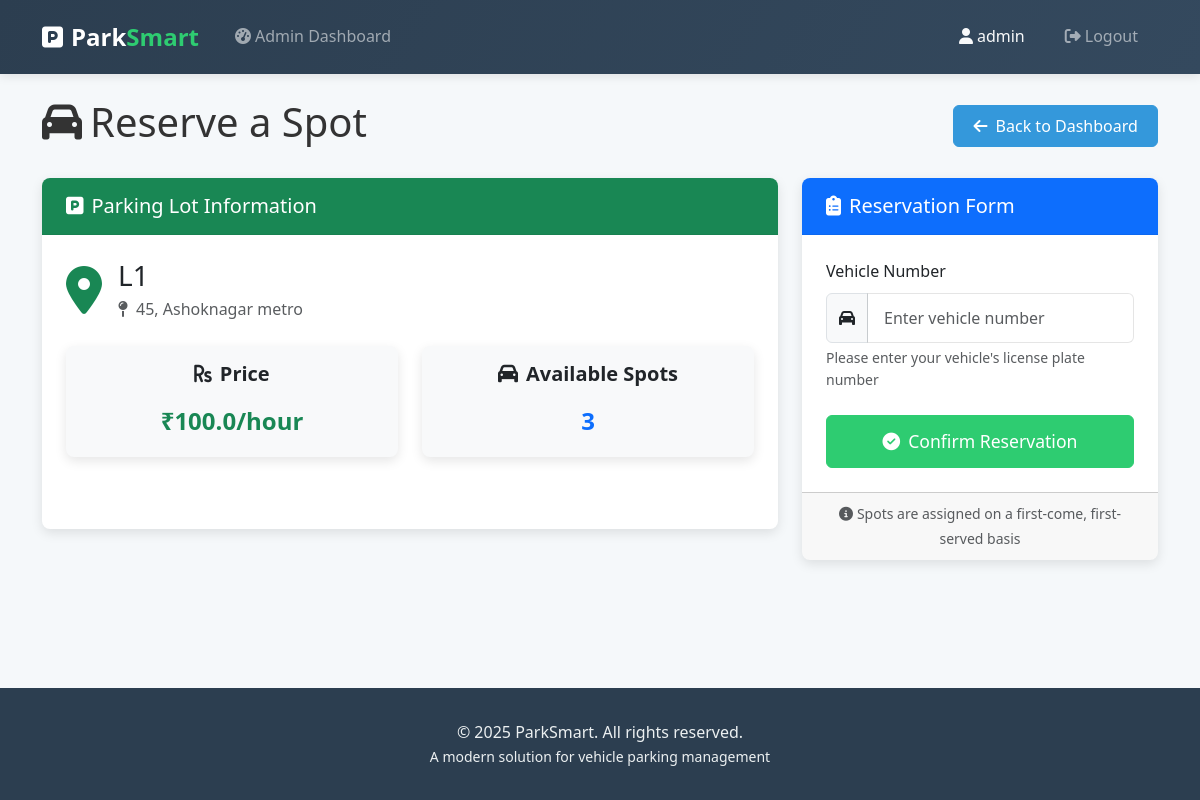
The page /reserve/1 (signed in) on the database its author committed.
### app.py (models this page shows, shortened)
class User(db.Model, UserMixin):
    id = db.Column(db.Integer, primary_key=True)
    username = db.Column(db.String(50), unique=True, nullable=False)
    email = db.Column(db.String(100), unique=True, nullable=False)
    password_hash = db.Column(db.String(128), nullable=False)
    role = db.Column(db.String(20), nullable=False, default="user")
    bookings = db.relationship('Booking', backref='user', lazy=True)
    def is_admin(self):
        return self.role == 'admin'

class Parking_lot(db.Model):
    id = db.Column(db.Integer, primary_key=True)
    name = db.Column(db.String(100), nullable=False, unique=True)
    address = db.Column(db.String(200), nullable=False, unique=True)
    pincode = db.Column(db.String(10), nullable=False)
    price_per_hour = db.Column(db.Float, nullable=False, default=60.0)  # Default to Rs. 60 per hour
    max_no_spots = db.Column(db.Integer, nullable=False)
    created_at = db.Column(db.DateTime, default=lambda: datetime.now(pytz.timezone('Asia/Kolkata')))
    spots = db.relationship('Parking_spot', backref='lot', lazy=True, cascade="all, delete-orphan")

### app.py (the view, shortened to what this page needs)
@app.route('/reserve/<int:lot_id>', methods=['GET', 'POST'])
@login_required
def reserve_spot(lot_id):
    if Booking.query.filter_by(user_id=current_user.id, out_time=None).first():
        flash('You already have an active booking.', 'warning')
        return redirect(url_for('user_dashboard'))
    lot = Parking_lot.query.get_or_404(lot_id)
    lot.available_spots = Parking_spot.query.filter_by(parking_lot_id=lot.id, status='A').count()
    return render_template('user/reserve.html', lot=lot)

### app.py (called while the page is built)
@login_manager.user_loader
def load_user(user_id):
    return db.session.get(User, int(user_id))

### templates/user/reserve.html (shortened to what this page needs)
{% extends "base.html" %}
{% block content %}
<div class="d-flex justify-content-between align-items-center mb-4">
    <h1><i class="fas fa-car me-2"></i>Reserve a Spot</h1>
    <a href="{{ url_for('user_dashboard') }}" class="btn btn-primary"><i class="fas fa-arrow-left me-2"></i>Back to Dashboard</a>
</div>
<div class="row">
    <div class="col-lg-8">
        <div class="card mb-4">
            <div class="card-header bg-success text-white">
                <h5 class="mb-0"><i class="fas fa-parking me-2"></i>Parking Lot Information</h5>
            </div>
            <div class="card-body">
                <div class="d-flex align-items-center mb-4">
                    <div class="lot-icon me-3">
                        <i class="fas fa-map-marker-alt fa-3x text-success"></i>
                    </div>
                    <div>
                        <h3 class="mb-1">{{ lot.name }}</h3>
                        <p class="text-muted mb-0"><i class="fas fa-map-pin me-2"></i>{{ lot.address }}</p>
                    </div>
                </div>
                <div class="row mb-4">
                    <div class="col-md-6">
                        <div class="card bg-light">
                            <div class="card-body text-center py-3">
                                <h5 class="card-title"><i class="fas fa-rupee-sign me-2"></i>Price</h5>
                                <p class="fs-4 fw-bold text-success mb-0">₹{{ lot.price_per_hour }}/hour</p>
                            </div>
                        </div>
                    </div>
                    <div class="col-md-6">
                        <div class="card bg-light">
                            <div class="card-body text-center py-3">
                                <h5 class="card-title"><i class="fas fa-car me-2"></i>Available Spots</h5>
                                <p class="fs-4 fw-bold text-primary mb-0">{{ lot.available_spots }}</p>
                            </div>
                        </div>
                    </div>
                </div>
            </div>
        </div>
    </div>
    <div class="col-lg-4">
        <div class="card">
            <div class="card-header bg-primary text-white">
                <h5 class="mb-0"><i class="fas fa-clipboard-list me-2"></i>Reservation Form</h5>
            </div>
            <div class="card-body">
                <form method="POST">
                    <div class="mb-4">
                        <label for="vehicle_number" class="form-label">Vehicle Number</label>
                        <div class="input-group">
                            <span class="input-group-text"><i class="fas fa-car"></i></span>
                            <input type="text" class="form-control" id="vehicle_number" name="vehicle_number" placeholder="Enter vehicle number" required>
                        </div>
                        <div class="form-text">Please enter your vehicle's license plate number</div>
                    </div>
                    <div class="d-grid gap-2">
                        <button type="submit" class="btn btn-success btn-lg"><i class="fas fa-check-circle me-2"></i>Confirm Reservation</button>
                    </div>
                </form>
            </div>
            <div class="card-footer text-center">
                <small class="text-muted"><i class="fas fa-info-circle me-1"></i>Spots are assigned on a first-come, first-served basis</small>
            </div>
        </div>
    </div>
</div>
{% endblock %}

### templates/base.html (shortened to what this page needs)
<!DOCTYPE html>
<html lang="en">
<head>
 <link rel="stylesheet" href="https://cdnjs.cloudflare.com/ajax/libs/font-awesome/6.4.0/css/all.min.css">
    <link href="https://cdn.jsdelivr.net/npm/bootstrap@5.3.2/dist/css/bootstrap.min.css" rel="stylesheet">
    <link rel="stylesheet" href="{{ url_for('static', filename='style.css') }}">
</head>
<body>
    <nav class="navbar navbar-expand-lg navbar-dark">
        <div class="container">
            <a class="navbar-brand" href="{{ url_for('home') }}"><i class="fas fa-parking me-2"></i>Park<span>Smart</span></a>
            <div class="collapse navbar-collapse" id="navbarMain">
                <ul class="navbar-nav me-auto mb-2 mb-lg-0">
                    {% if current_user.is_authenticated %}
                        {% if current_user.is_admin() %}
                            <li class="nav-item"><a class="nav-link" href="{{ url_for('admin_dashboard') }}"><i class="fas fa-tachometer-alt me-1"></i>Admin Dashboard</a></li>
                        {% else %}
                            <li class="nav-item"><a class="nav-link" href="{{ url_for('user_dashboard') }}"><i class="fas fa-tachometer-alt me-1"></i>Dashboard</a></li>
                        {% endif %}
                    {% endif %}
                </ul>
                <ul class="navbar-nav ms-auto">
                    {% if current_user.is_authenticated %}
                        <li class="nav-item"><span class="nav-link text-light"><i class="fas fa-user me-1"></i>{{ current_user.username }}</span></li>
                        <li class="nav-item"><a class="nav-link" href="{{ url_for('logout') }}"><i class="fas fa-sign-out-alt me-1"></i>Logout</a></li>
                    {% else %}
                        <li class="nav-item"><a class="nav-link" href="{{ url_for('login') }}"><i class="fas fa-sign-in-alt me-1"></i>Login</a></li>
                        <li class="nav-item"><a class="nav-link" href="{{ url_for('register') }}"><i class="fas fa-user-plus me-1"></i>Register</a></li>
                    {% endif %}
                </ul>
            </div>
        </div>
    </nav>    <main class="container py-4 flex-grow-1">
        {% block content %}{% endblock %}
    </main>
    <footer class="footer">
        <div class="container text-center">
            <p class="mb-0">&copy; 2025 ParkSmart. All rights reserved.</p>
            <p class="mb-0 small">A modern solution for vehicle parking management</p>
        </div>
    </footer>
</body>
</html>
</html>

### static/style.css (style rules this page uses)
:root { --primary-color: #3498db; --primary-dark: #2980b9; --secondary-color: #2ecc71; --secondary-dark: #27ae60; --accent-color: #e74c3c; --dark-color: #2c3e50; --light-color: #ecf0f1; --gray-color: #95a5a6; --text-color: #333333; --white-color: #ffffff; --shadow: 0 4px 12px rgba(0, 0, 0, 0.1); --transition: all 0.3s ease; }
body { font-family: 'Segoe UI', 'Roboto', 'Helvetica Neue', Arial, sans-serif; color: var(--text-color); background-color: #f5f8fa; line-height: 1.6; min-height: 100vh; display: flex; flex-direction: column; }
.navbar { box-shadow: 0 2px 10px rgba(0, 0, 0, 0.1); padding: 0.8rem 1rem; }
.navbar-dark { background: linear-gradient(120deg, var(--dark-color), #34495e) !important; }
.navbar-brand { font-weight: 700; font-size: 1.5rem; color: white !important; }
.navbar-brand span { color: var(--secondary-color); }
.nav-link { font-weight: 500; margin: 0 0.25rem; padding: 0.5rem 1rem !important; border-radius: 4px; transition: var(--transition); }
.card { border: none; border-radius: 8px; box-shadow: var(--shadow); margin-bottom: 24px; overflow: hidden; transition: var(--transition); }
.card-header { background-color: var(--white-color); border-bottom: 1px solid rgba(0, 0, 0, 0.05); font-weight: 600; padding: 1rem 1.5rem; }
.card-body { padding: 1.5rem; }
.card-title { font-weight: 600; margin-bottom: 1rem; }
.btn { border-radius: 6px; font-weight: 500; padding: 0.5rem 1.2rem; transition: var(--transition); }
.btn-primary { background-color: var(--primary-color); border-color: var(--primary-color); }
.btn-success { background-color: var(--secondary-color); border-color: var(--secondary-color); }
.btn-lg { padding: 0.75rem 1.5rem; font-size: 1.1rem; }
.form-control { border: 1px solid rgba(0, 0, 0, 0.1); border-radius: 6px; padding: 0.75rem 1rem; transition: var(--transition); }
.footer { background-color: var(--dark-color); color: var(--light-color); padding: 2rem 0; margin-top: auto; }

### rows shown on the page
User: username "admin"
Parking_lot: name "L1", address "45, Ashoknagar metro", price_per_hour "100.0"

### other values the page prints
{{ lot.available_spots }} "3"
